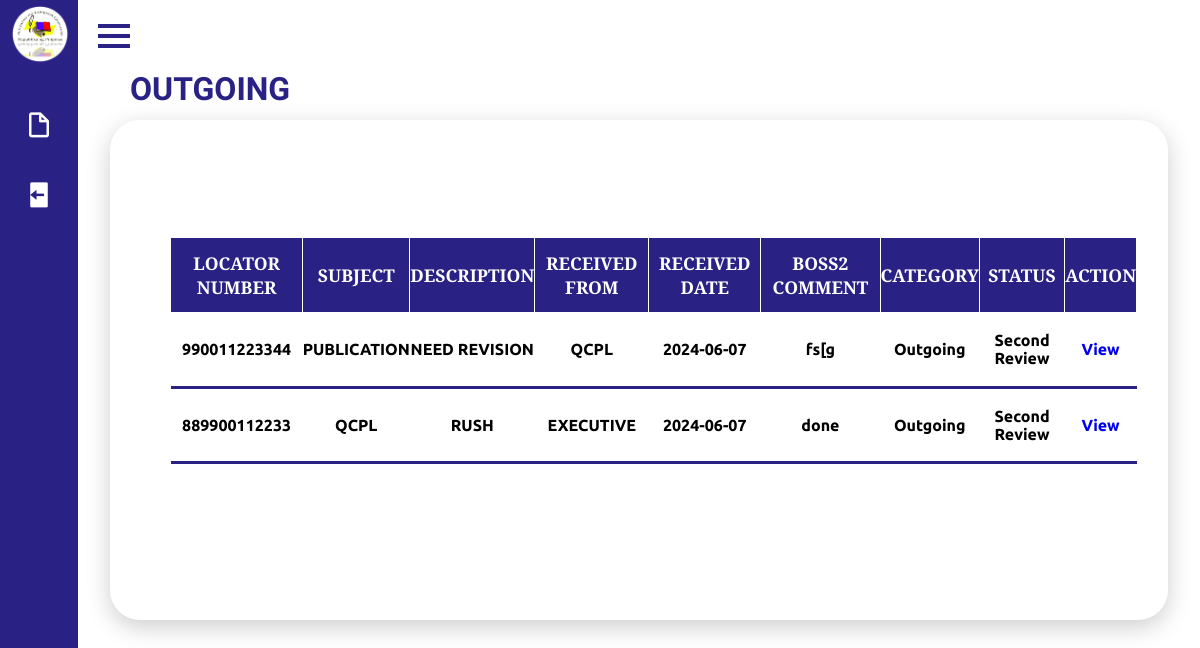
Before: /Frontend/Dashboard/boss1outgoing.php with the older database file.
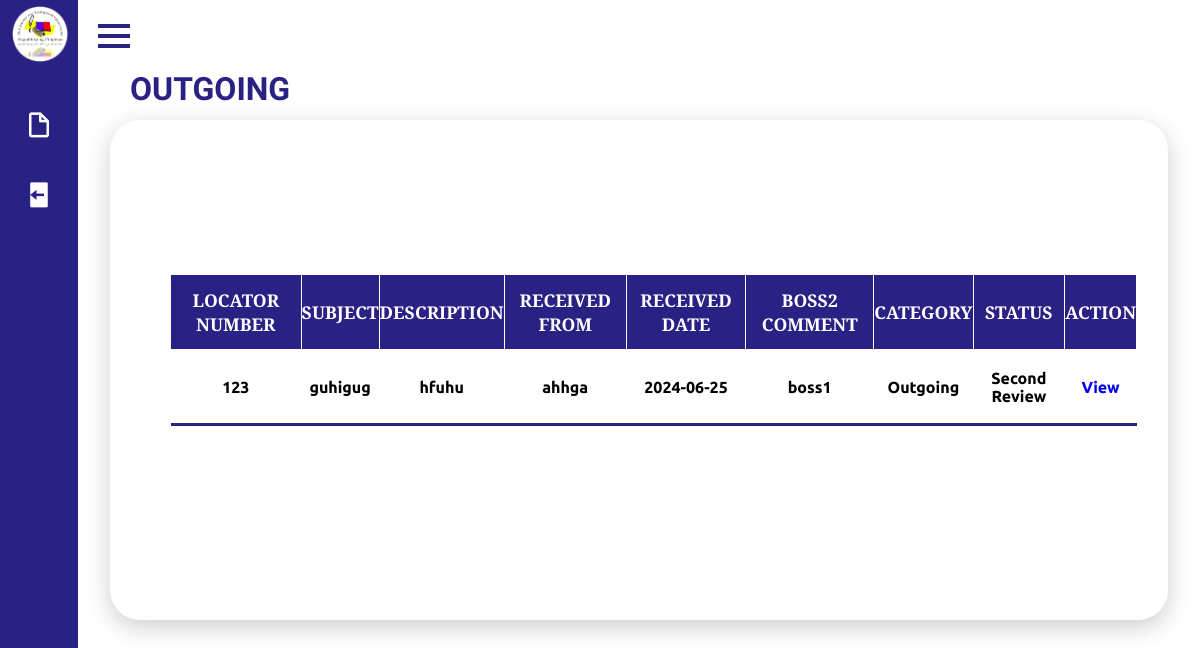
After: the same page with the newer database file.
### tables this page shows
CREATE TABLE `fileupload` (
  `id` int(11) NOT NULL,
  `file_name` varchar(255) NOT NULL,
  `division` varchar(255) DEFAULT NULL,
  `section` varchar(255) DEFAULT NULL,
  `category` enum('Incoming','Outgoing','','') DEFAULT NULL,
  `locator_num` varchar(255) DEFAULT NULL,
  `received_date` date DEFAULT NULL,
  `received_from` varchar(255) DEFAULT NULL,
  `subject` varchar(255) DEFAULT NULL,
  `description` text DEFAULT NULL,
  `type` varchar(100) DEFAULT NULL,
  `file_path` varchar(255) NOT NULL,
  `proofreader_comment` varchar(255) NOT NULL,
  `boss2_comment` varchar(255) NOT NULL,
  `boss1_comment` varchar(255) NOT NULL,
  `status` varchar(255) NOT NULL
);

### Frontend/Dashboard/boss1outgoing.php (the view, shortened to what this page needs)
<!DOCTYPE html>
<html lang="en">
<head>
    <link rel="stylesheet" href="boss1.css">
    <link href='https://unpkg.com/boxicons@2.0.7/css/boxicons.min.css' rel='stylesheet'>
</head>
<body>
     <div class="sidebar close">
        <div class="logo-details">
            <span class="img">
                <img src="imgs/logo.png" >
            </span>
        </div>
        <ul class="nav-links">
          <li>
            <div class="iocn-link">
              <a href="boss1account.php">
              <i class='bx bx-file-blank' ></i>
              </a>
            </div>
          </li>
          <li>
            <a href="/qcpl/Backend/logout.php">
              <i class='bx bxs-log-out' ></i>
            </a>
          </li>
      </ul>
      </div>
        <section class="home-section">
            <div class="home-content">
              <i class='bx bx-menu' ></i>
            </div>
            <div class="details">
                <div class="upload">
                    <div class="cardHeader">
                        <h2>OUTGOING</h2>
                    </div>
                    <div class="sum_tb">
                        <table aria-describedby="tableDescription">
                        <?php
                            $servername = "localhost";
                            $username = "root";
                            $password = "";
                            $dbname = "qcpl";
                            $conn = new mysqli($servername, $username, $password, $dbname);
                            $rowsPerPage = 4;
                            $page = isset($_GET['page']) ? intval($_GET['page']) : 1;
                            $offset = ($page - 1) * $rowsPerPage;
                            $sql = "SELECT locator_num, subject, description, received_date, received_from, type, file_path, boss2_comment, category, status
                                    FROM fileupload
                                    WHERE status = 'Second Review' AND category = 'Outgoing'
                                    LIMIT $rowsPerPage OFFSET $offset";
                            $result = $conn->query($sql);
                            if ($result->num_rows > 0) {
                                echo "<table>";
                                echo "<thead><tr><th>Locator Number</th><th>Subject</th><th>Description</th><th>Received From</th><th>Received Date</th><th>Boss2 Comment</th><th>Category</th><th>Status</th><th>Action</th></tr></thead>";
                                echo "<tbody>";
                                while ($row = $result->fetch_assoc()) {
                                    echo "<tr>";
                                    echo "<td><center>" . htmlspecialchars($row["locator_num"]) . "</td>";
                                    echo "<td><center>" . htmlspecialchars($row["subject"]) . "</td>";
                                    echo "<td><center>" . htmlspecialchars($row["description"]) . "</td>";
                                    echo "<td><center>" . htmlspecialchars($row["received_from"]) . "</td>";
                                    echo "<td><center>" . htmlspecialchars($row["received_date"]) . "</td>";
                                    echo "<td><center>" . htmlspecialchars($row["boss2_comment"]) . "</td>";
                                    echo "<td><center>" . htmlspecialchars($row["category"]) . "</td>";
                                    echo "<td><center>" . htmlspecialchars($row["status"]) . "</td>";
                                    echo "<td><center><a href='bossaccountlocator.php?locator_num=" . htmlspecialchars($row["locator_num"]) . "' target='_self' aria-label='View details for " . htmlspecialchars($row["locator_num"]) . "'>View</a></td>";
                                    echo "</tr>";
                                }
                                echo "</tbody>";
                                echo "</table>";
                            } else {
                                echo "<p>No records found.</p>";
                            }
                            ?>
                        </table>
                    </div>
                </div>
            </div>
        </section>
</body>
</html>

Changed rows visible on the page:
removed fileupload: locator_num "990011223344", subject "PUBLICATION", description "NEED REVISION", received_from "QCPL", received_date "2024-06-07", boss2_comment "fs[g", category "Outgoing", status "Second Review"
removed fileupload: locator_num "889900112233", subject "QCPL", description "RUSH", received_from "EXECUTIVE", received_date "2024-06-07", boss2_comment "done", category "Outgoing", status "Second Review"
added fileupload: locator_num "123", subject "guhigug", description "hfuhu", received_from "ahhga", received_date "2024-06-25", boss2_comment "boss1", category "Outgoing", status "Second Review"
